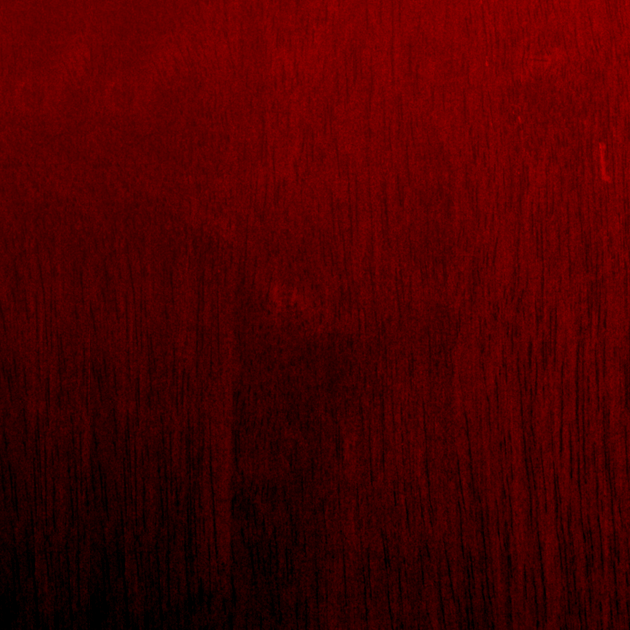

The image is a tile-based game level rendered from a .tmx file. Its description and source (layers, tilesets, objects; grid data summarised) follow:
An orthogonal 7x7 tile map with 90x90 px tiles, 1 tile layer (Tile Layer 1).

<map version="1.0" orientation="orthogonal" width="7" height="7" tilewidth="90" tileheight="90">
 <tileset firstgid="1" name="WoodWall" tilewidth="90" tileheight="90">
  <image source="WoodWall.png" trans="4b637f" width="960" height="640" />
 </tileset>
 <layer name="Tile Layer 1" width="7" height="7">
  <data>[49 cells, 49 non-empty, 42 distinct tile ids]</data>
 </layer>
</map>
